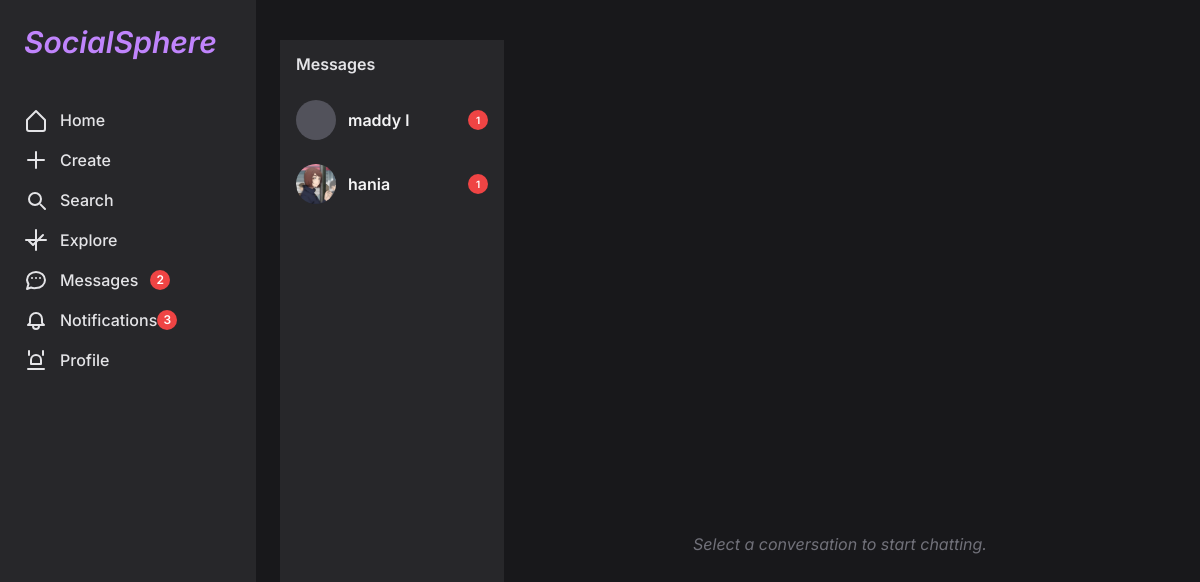
Screenshot of /inbox/ (signed in) with the database file from the repository.
### social/models.py (models this page shows, shortened)
class Thread(models.Model):
    participants = models.ManyToManyField(User, related_name='threads')
    updated = models.DateTimeField(auto_now=True)

class User(AbstractUser):
    email = models.EmailField(unique=True)
    date_of_birth = models.DateField(blank=True, null=True)
    bio = models.TextField(null=True, blank=True)
    photo = models.ImageField(upload_to="account_images/", blank=True, null=True)
    job = models.CharField(max_length=250, null=True, blank=True)
    following = models.ManyToManyField('self', through='Contact', related_name="followers", symmetrical=False)
    USERNAME_FIELD = 'email'
    REQUIRED_FIELDS = ['username']

### social/views.py (the view, shortened to what this page needs)
# urls.py: path('inbox/', inbox_view, name='inbox'),
@login_required
def inbox_view(request):
    user = request.user
    start = request.GET.get('start')
    post_id = request.GET.get('post')
    selected_thread = None
    selected_partner = None
    if selected_thread and post_id:
        post_obj = get_object_or_404(Post, id=post_id)
        Message.objects.create(thread=selected_thread,
                               sender=user,
                               shared_post=post_obj)
        return redirect(f"{reverse('social:inbox')}?start={start}")
    threads = (Thread.objects
               .filter(participants=user)
               .order_by('-updated')
               .prefetch_related('participants', 'messages__sender', 'messages__shared_post'))
    threads_data = []
    for thread in threads:
        partner = thread.participants.exclude(id=user.id).first()
        unread = thread.messages.filter(is_read=False).exclude(sender=user).count()
        threads_data.append({
            'thread': thread,
            'partner': partner,
            'unread_count': unread,
        })
    messages = selected_thread.messages.order_by('timestamp') if selected_thread else []
    return render(request, 'chat/inbox.html', {
        'threads_data': threads_data,
        'selected_thread': selected_thread,
        'partner': selected_partner,
        'messages': messages,
    })

### social/context_processors.py (called while the page is built)
def notifications(request):
    if not request.user.is_authenticated:
        return {}
    last_login = request.user.last_login or timezone.now()
    msg_count = Message.objects.filter(
        thread__participants=request.user,
        is_read=False
    ).exclude(sender=request.user).count()
    fol_count = Contact.objects.filter(
        user_to=request.user,
        created__gt=last_login
    ).count()
    com_count = Comment.objects.filter(
        post__author=request.user,
        created__gt=last_login
    ).count()
    return {
        'notif_messages': msg_count,
        'notif_followers': fol_count,
        'notif_comments': com_count,
    }

def notifications_count(request):
    if request.user.is_authenticated:
        count = Notification.objects.filter(user=request.user, unread=True).count()
        return {'notifications_count': count}
    return {'notifications_count': 0}

def unread_messages_count(request):
    if not request.user.is_authenticated:
        return {}
    count = Message.objects.filter(
        thread__participants=request.user,
        is_read=False
    ).exclude(sender=request.user).count()
    return {'unread_messages_count': count}

### social/templates/chat/inbox.html (shortened to what this page needs)
{% extends 'base.html' %}
{% load static humanize %}
{% block content %}
<main class="flex h-[calc(100vh-4rem)] bg-zinc-900">
  <aside class="w-1/4 bg-zinc-800 overflow-y-auto">
    <h2 class="px-4 py-3 text-zinc-200 font-semibold">Messages</h2>
    <ul>
      {% for item in threads_data %}
        {% with thread=item.thread partner=item.partner unread=item.unread_count %}
          {% if partner %}
            <li class="thread-item relative flex items-center px-4 py-3 hover:bg-zinc-700 cursor-pointer
                      {% if selected_thread and thread.id == selected_thread.id %}bg-zinc-700{% endif %}"
                data-recipient="{{ partner.id }}">
              {% if partner.photo %}
                <img src="{{ partner.photo.url }}" class="w-10 h-10 rounded-full object-cover mr-3"/>
              {% else %}
                <div class="w-10 h-10 rounded-full bg-zinc-600 mr-3"></div>
              {% endif %}
              <div class="flex-1 overflow-hidden">
                <p class="text-zinc-100 font-semibold truncate">
                  {{ partner.get_full_name|default:partner.username }}
                </p>
              </div>
              {% if unread > 0 %}
                <span class="absolute right-4 top-1/2 -translate-y-1/2
                             bg-red-500 text-white text-[10px] font-semibold
                             w-5 h-5 flex items-center justify-center
                             rounded-full">
                  {{ unread }}
                </span>
              {% endif %}
            </li>
          {% endif %}
        {% endwith %}
      {% empty %}
        <li class="px-4 py-3 text-zinc-500">No conversations yet.</li>
      {% endfor %}
    </ul>
  </aside>
  <section class="flex-1 flex flex-col h-full overflow-hidden">
    {% if selected_thread %}
      {% include 'chat/thread_detail.html' %}
    {% else %}
      <div class="flex-1 flex items-center justify-center text-zinc-500 italic">
        Select a conversation to start chatting.
      </div>
    {% endif %}
  </section>
</main>
{% endblock %}

### social/templates/base.html (style rules this page uses)
body { font-family: 'Inter', sans-serif; }

### rows the page displays
Thread: partner.get_full_name "maddy l", unread_count "1"
Thread: partner.photo (picture), partner.get_full_name "hania", unread_count "1"

### other values shown
{{ unread_messages_count }} "2"
{{ notifications_count }} "3"
